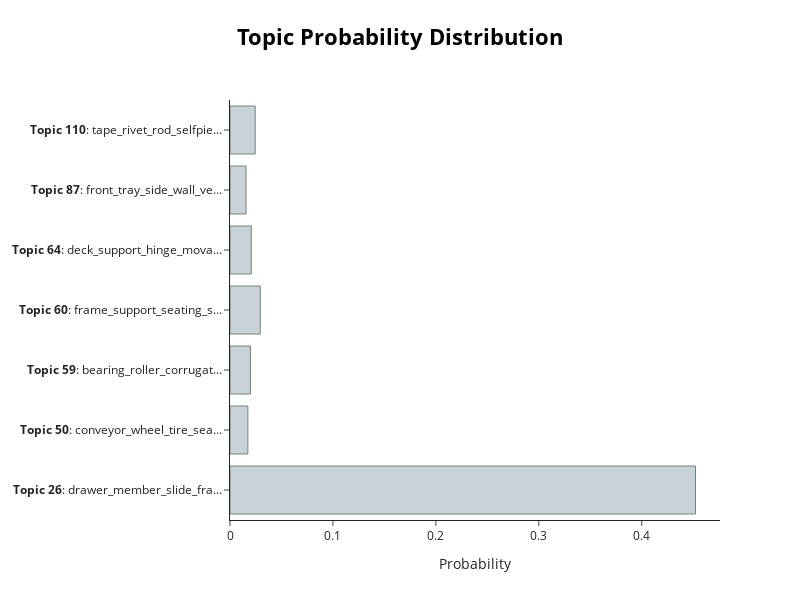

The notebook cell this image was saved under:
### Code cell
# Visualize probability distribution
topic_model.visualize_distribution(topic_model.probabilities_[1000], min_probability=0.015)

### Figure 1 — Plotly figure (JSON) as saved in the notebook; plotly's stock layout.template omitted (floating-point values rounded to 4 significant figures)
{"data": [{"marker": {"color": "#C8D2D7", "line": {"color": "#6E8484", "width": 1}}, "orientation": "h", "type": "bar", "x": [0.4522, 0.01735, 0.01988, 0.0294, 0.02068, 0.01561, 0.02447], "y": ["<b>Topic 26</b>: drawer_member_slide_fra...", "<b>Topic 50</b>: conveyor_wheel_tire_sea...", "<b>Topic 59</b>: bearing_roller_corrugat...", "<b>Topic 60</b>: frame_support_seating_s...", "<b>Topic 64</b>: deck_support_hinge_mova...", "<b>Topic 87</b>: front_tray_side_wall_ve...", "<b>Topic 110</b>: tape_rivet_rod_selfpie..."]}], "layout": {"height": 600, "hoverlabel": {"bgcolor": "white", "font": {"family": "Rockwell", "size": 16}}, "title": {"font": {"color": "Black", "size": 22}, "text": "<b>Topic Probability Distribution", "x": 0.5, "xanchor": "center", "y": 0.95, "yanchor": "top"}, "width": 800, "xaxis": {"title": {"text": "Probability"}}}}
